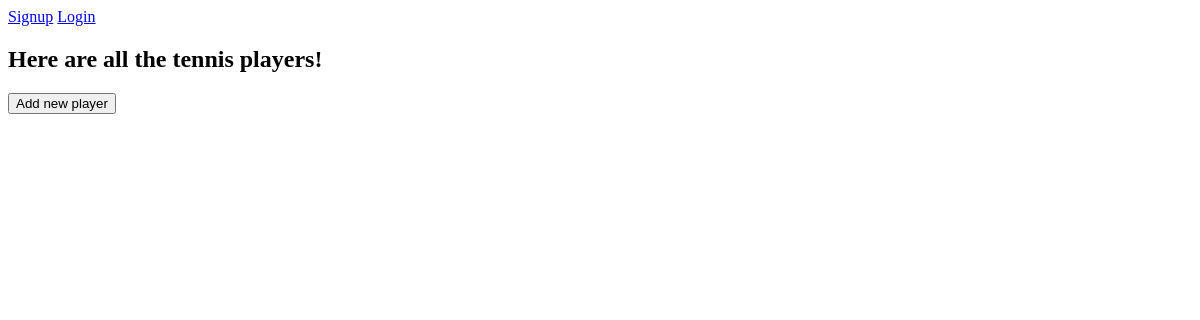
The app's page /, older data.
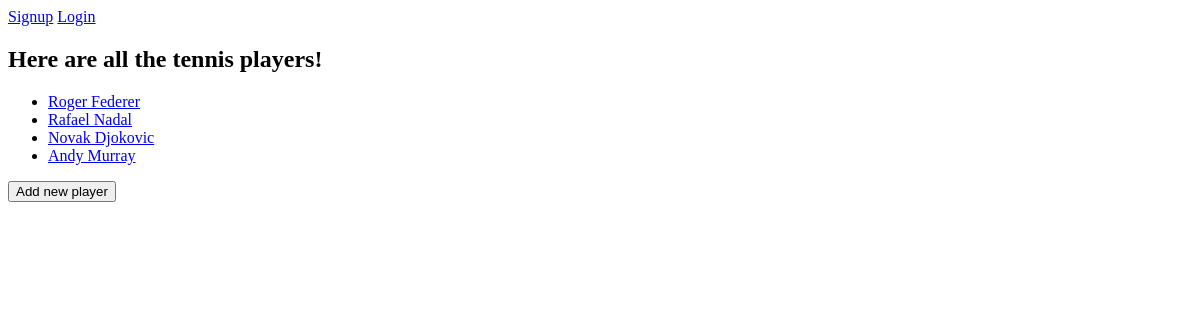
The same page, newer data.
### tennis/models.py (models this page shows, shortened)
class Players(models.Model):
    name = models.CharField(max_length=100)
    age = models.PositiveIntegerField()
    wins = models.ForeignKey(Wins, on_delete=models.SET_NULL, null=True)
    amount = models.PositiveIntegerField(default=0)

### tennis/views.py (the view)
# urls.py: path('', views.index, name='tennis-index'),
def index(request):
    context = {'player': Players.objects.all()}
    return render(request, 'tennis/index.html', context)

### tennis/templates/tennis/index.html (shortened to what this page needs)
<!DOCTYPE html>
<html lang="en">
<head>
</head>
<body>
    <nav>
        {% if user.is_authenticated %}
        <span>Welcome, {{user}}</span>
            <a href="{% url 'logout' %}">Logout</a>
        {% else %}
            <a href="{% url 'signup' %}">Signup</a>
            <a href="{% url 'login' %}">Login</a>
        {% endif %}
    </nav>
    {% block content %}
    <h2>Here are all the tennis players!</h2>
    <ul>
        {% for player in player %}
        <li>
            <a href="{% url 'tennis-show' player_id=player.id %}"> {{ player.name }}
            </a>
        </li>
        {% endfor %}
        </ul>
        <a href="{% url 'create-player' %}"> <button>Add new player</button></a>
        {% endblock content %}
</body>
</html>

Row changes from the older to the newer data that the page shows:
added Players: name "Roger Federer"
added Players: name "Rafael Nadal"
added Players: name "Novak Djokovic"
added Players: name "Andy Murray"
